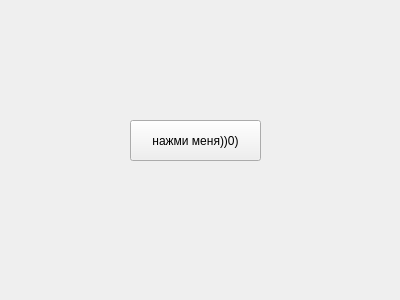
<?xml version="1.0" encoding="UTF-8"?>
<ui version="4.0">
 <class>Form</class>
 <widget class="QWidget" name="Form">
  <property name="geometry">
   <rect>
    <x>0</x>
    <y>0</y>
    <width>400</width>
    <height>300</height>
   </rect>
  </property>
  <property name="windowTitle">
   <string>Form</string>
  </property>
  <widget class="QPushButton" name="pushButton">
   <property name="geometry">
    <rect>
     <x>130</x>
     <y>120</y>
     <width>131</width>
     <height>41</height>
    </rect>
   </property>
   <property name="text">
    <string>нажми меня))0)</string>
   </property>
  </widget>
 </widget>
 <resources/>
 <connections/>
</ui>
